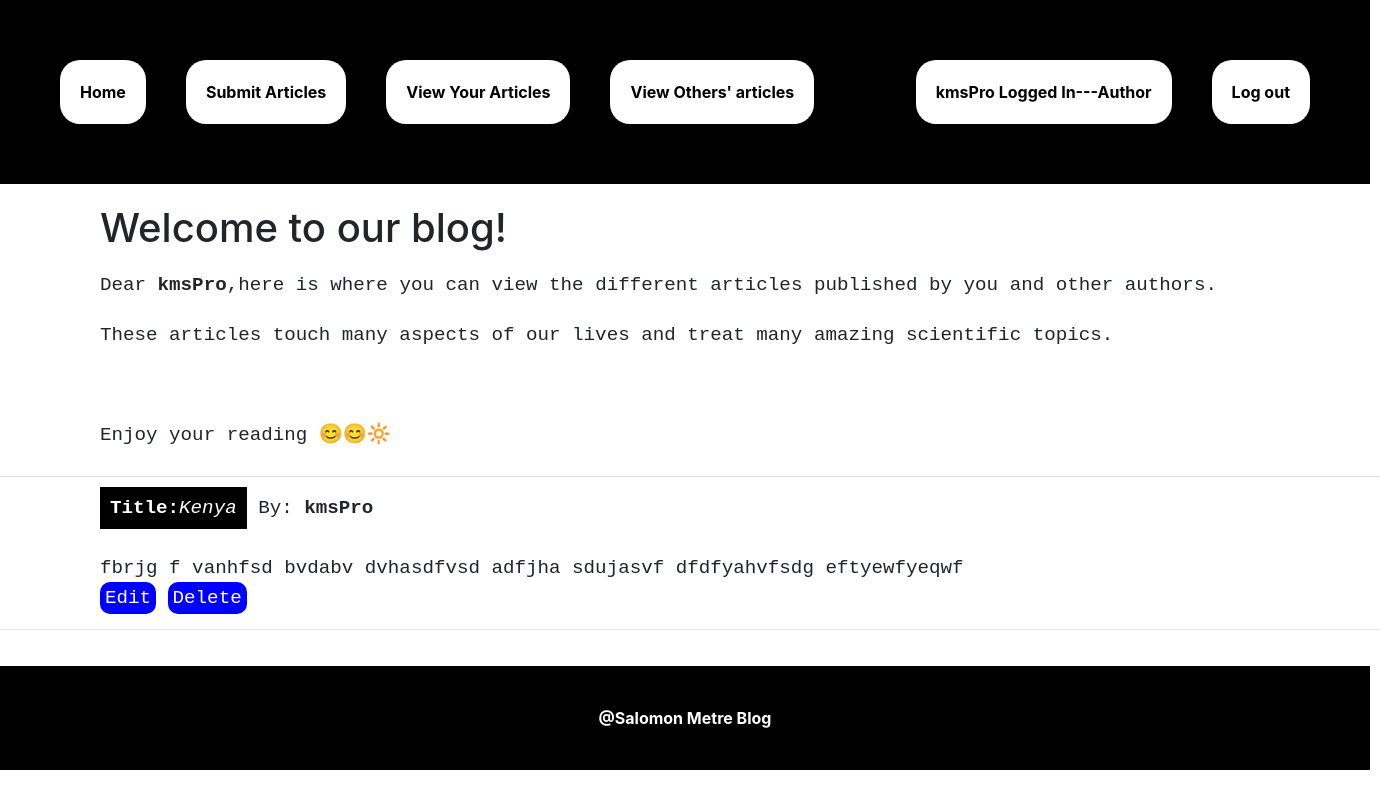
The page /author/viewArticles.php (signed in) on the database its author committed.
### tables this page shows
CREATE TABLE `article` (
  `id` int(11) NOT NULL,
  `author` varchar(30) NOT NULL,
  `article` mediumtext NOT NULL,
  `title` text NOT NULL,
  `datepub` date NOT NULL,
  `display` varchar(15) NOT NULL
);

### author/viewArticles.php (the view, shortened to what this page needs)
<?php
$guideAuthor=$_SESSION['author'];
require_once("../connect.php");
$st="SELECT *FROM article WHERE author='$guideAuthor'";
$Res=$dbConn->query($st);
 ?>
<!DOCTYPE html>
<html lang="en" dir="ltr">
  <head>
    <link rel="stylesheet" href="https://stackpath.bootstrapcdn.com/bootstrap/4.5.0/css/bootstrap.min.css">
<link rel="stylesheet" href="https://cdnjs.cloudflare.com/ajax/libs/font-awesome/4.7.0/css/font-awesome.min.css">
  </head>
  <body>
  <div class="myNav">
      <a href="index.php" style="float:left;">Home</a>
      <a href="submitArticle.php"style="float:left;">Submit Articles</a>
      <a href="viewArticles.php"style="float:left;">View Your Articles</a>
      <a href="viewOthArticles.php"style="float:left;">View Others' articles</a>
      <a href="logOut.php" style="float:right;">Log out</a>
      <a href="" style="float:right;"> <?php echo $guideAuthor;?> Logged In---Author</a>
  </div>
  <h1 style="margin-left:100px; margin-right:100px;">Welcome to our blog!</h1>
  <p style=" font-family: courier; line-height: 50px; margin-left: 100px; margin-right:100px; font-size: 1.2em;">Dear <b><?php echo $guideAuthor; ?></b>,here is where you can view the different articles published by you and other authors. These articles touch many aspects of our lives and treat many amazing scientific topics. <br> <br>  Enjoy your reading 😊😊🔆</p> <hr>
   <?php
   while ($row=$Res->fetch_assoc()) {
     $id=$row['id'];
     $author=$row['author'];
     $title=$row['title'];
     $article=$row['article'];
    ?>
   <p style=" font-family: courier; line-height: 30px; margin-left: 100px; margin-right:100px; font-size: 1.2em;">
   <span style="background-color:black;color:white; padding:10px; margin-bottom:10px;" ><b>Title:</b><i><?php echo $title; ?></i></h></span> By: <b><?php echo $author; ?> </b> <br> <br>
   <?php echo $article; ?> <br>
   <a href="editArticle.php?id=<?php echo $id; ?>" style="border-radius:10px; width:400px; padding:5px; background-color:blue; color:white">Edit</a> <a style="border-radius:10px; width:400px; padding:5px; background-color:blue; color:white" href="delArticle.php?id=<?php echo $id; ?>">Delete</a> <hr>
    </p>
   <?php
    }
    ?>
  <div class="myFooter" style="text-align:center; font-weight: bolder;  ">
      @Salomon Metre Blog
  </div>
  </body>
</html>

### author/viewArticles.php (style rules this page uses)
body { border-radius: 10px; }
.myNav { width:1370px; background-color: black; float: left; padding:40px; text-decoration: none; color:white; margin-bottom:20px; }
.myNav a { padding:20px; background-color: black; text-decoration: none; color:black; margin:20px; border-radius: 20px; font-weight: bolder; background-color: white; }
.myFooter { width:1370px; background-color: black; float: left; padding:40px; text-decoration: none; color:white; margin-top:20px; }

### rows shown on the page
article: title "Kenya", author "kmsPro", article "fbrjg f vanhfsd bvdabv dvhasdfvsd adfjha sdujasvf dfdfyahvfsdg eftyewfyeqwf"

### other values the page prints
$guideAuthor "kmsPro"
